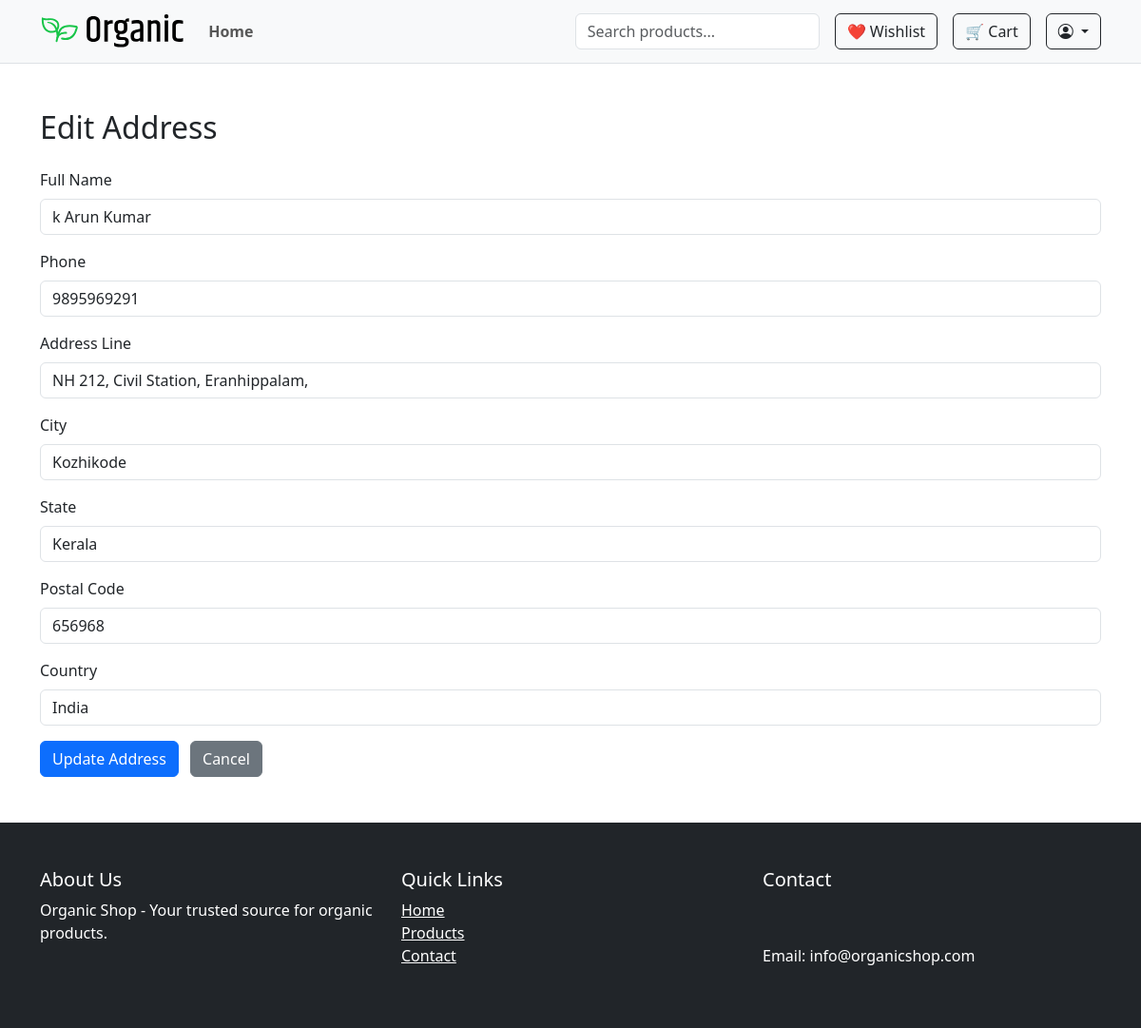
The page /accounts/address/edit/11/?next=/accounts/profile/ (signed in) on the database its author committed.
### accounts/models.py (models this page shows, shortened)
class Address(models.Model):
    user = models.ForeignKey(User, on_delete=models.CASCADE, related_name='addresses')
    full_name = models.CharField(max_length=100)
    phone = models.CharField(max_length=20)
    address_line = models.TextField()
    city = models.CharField(max_length=50)
    postal_code = models.CharField(max_length=10)
    state=models.CharField(max_length=50)
    country = models.CharField(max_length=50)
    is_default = models.BooleanField(default=False)

### accounts/views.py (the view)
# urls.py: path('address/edit/<int:address_id>/', views.edit_address, name='edit_address'),
@login_required
def edit_address(request, address_id):
    address = get_object_or_404(Address, id=address_id, user=request.user)
    next_url = request.GET.get('next') or request.POST.get('next') or reverse('accounts:profile')
    if request.method == 'POST':
        form = AddressForm(request.POST, instance=address)
        if form.is_valid():
            form.save()
            messages.success(request, 'Address updated successfully.')
            return redirect(next_url)
    else:
        form = AddressForm(instance=address)
    context = {
        'form': form,
        'address': address, # Pass the address object for display purposes (e.g., in a title)
        'next': next_url
    }
    return render(request, 'accounts/edit_address.html', context)

### accounts/forms.py (shortened to what this page needs)
class AddressForm(forms.ModelForm):
    class Meta:
        model = Address
        fields = ['full_name', 'phone', 'address_line', 'city','state' ,'postal_code', 'country']
        widgets = {
            'full_name': forms.TextInput(attrs={'class': 'form-control'}),
            'phone': forms.TextInput(attrs={'class': 'form-control'}),
            'address_line': forms.TextInput(attrs={'class': 'form-control'}),
            'city': forms.TextInput(attrs={'class': 'form-control'}),
            'state': forms.TextInput(attrs={'class': 'form-control'}),
            'postal_code': forms.TextInput(attrs={'class': 'form-control'}),
            'country': forms.TextInput(attrs={'class': 'form-control'}),
        }

### shop/context_processors.py (called while the page is built)
def wishlist_context(request):
    wishlist_count = 0
    if request.user.is_authenticated:
        wishlist_count = Wishlist.objects.filter(user=request.user).count()
    return {'wishlist_items_count': wishlist_count}

### accounts/templates/accounts/edit_address.html (shortened to what this page needs)
{% extends 'shop/base.html' %}
{% block content %}
<div class="container py-5">
    <h2 class="mb-4">Edit Address</h2>
    <form method="POST">
        <div class="mb-3">
            <label for="full_name" class="form-label">Full Name</label>
            <input type="text" name="full_name" id="full_name" class="form-control"
                   value="{{ address.full_name }}" required>
        </div>
        <div class="mb-3">
            <label for="phone" class="form-label">Phone</label>
            <input type="text" name="phone" id="phone" class="form-control"
                   value="{{ address.phone }}" required>
        </div>
        <div class="mb-3">
            <label for="address_line" class="form-label">Address Line</label>
            <input type="text" name="address_line" id="address_line" class="form-control"
                   value="{{ address.address_line }}" required>
        </div>
        <div class="mb-3">
            <label for="city" class="form-label">City</label>
            <input type="text" name="city" id="city" class="form-control"
                   value="{{ address.city }}" required>
        </div>
        <div class="mb-3">
            <label for="state" class="form-label">State</label>
            <input type="text" name="state" id="state" class="form-control"
                   value="{{ address.state }}" required>
        </div>
        <div class="mb-3">
            <label for="postal_code" class="form-label">Postal Code</label>
            <input type="text" name="postal_code" id="postal_code" class="form-control"
                   value="{{ address.postal_code }}" required>
        </div>
        <div class="mb-3">
            <label for="country" class="form-label">Country</label>
            <input type="text" name="country" id="country" class="form-control"
                   value="{{ address.country }}" required>
        </div>
        <button type="submit" class="btn btn-primary">Update Address</button>
        <a href="{{ next|default:'shop:index' }}" class="btn btn-secondary ms-2">Cancel</a>
    </form>
</div>
{% endblock %}

### rows shown on the page
Address: full_name "k Arun Kumar", phone "9895969291", address_line "NH 212, Civil Station, Eranhippalam,", city "Kozhikode", state "Kerala", postal_code "656968", country "India"
